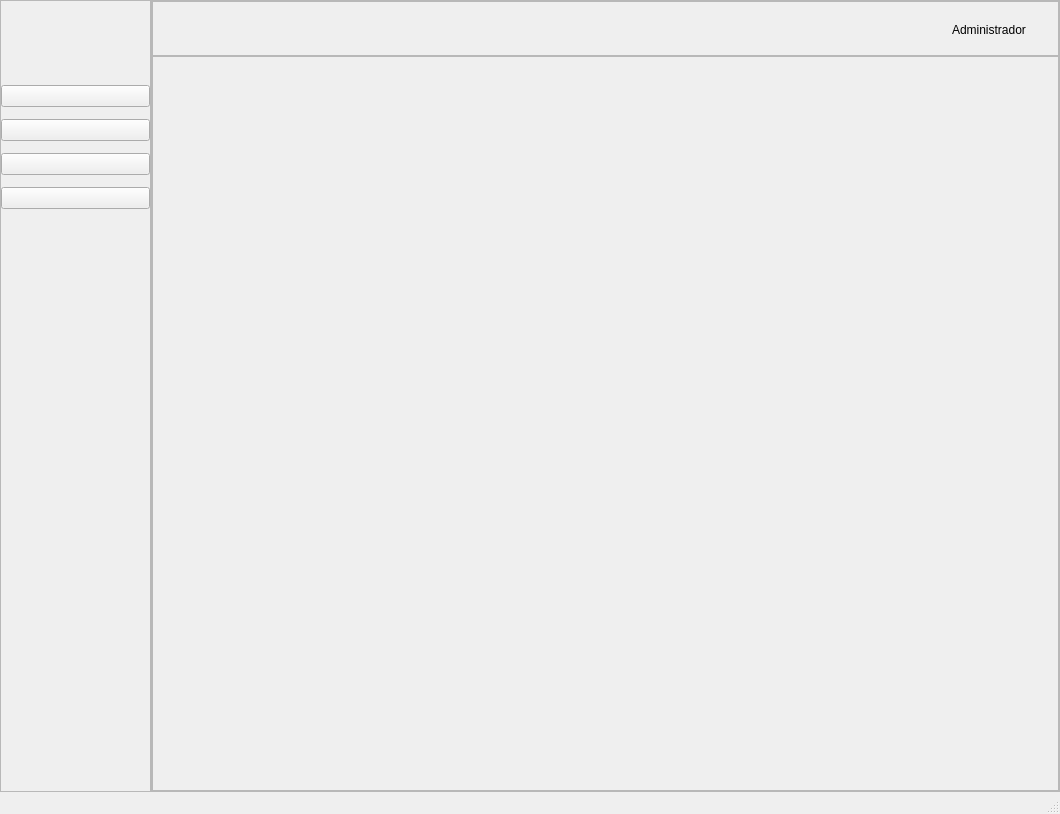
<?xml version="1.0" encoding="UTF-8"?>
<ui version="4.0">
 <class>MainWindow</class>
 <widget class="QMainWindow" name="MainWindow">
  <property name="geometry">
   <rect>
    <x>0</x>
    <y>0</y>
    <width>1060</width>
    <height>814</height>
   </rect>
  </property>
  <property name="sizePolicy">
   <sizepolicy hsizetype="Preferred" vsizetype="Preferred">
    <horstretch>0</horstretch>
    <verstretch>0</verstretch>
   </sizepolicy>
  </property>
  <property name="maximumSize">
   <size>
    <width>16777215</width>
    <height>16777215</height>
   </size>
  </property>
  <property name="windowTitle">
   <string>MainWindow</string>
  </property>
  <property name="styleSheet">
   <string notr="true"/>
  </property>
  <widget class="QWidget" name="centralwidget">
   <property name="layoutDirection">
    <enum>Qt::LayoutDirection::LeftToRight</enum>
   </property>
   <layout class="QHBoxLayout" name="horizontalLayout" stretch="1,6">
    <property name="spacing">
     <number>0</number>
    </property>
    <property name="leftMargin">
     <number>0</number>
    </property>
    <property name="topMargin">
     <number>0</number>
    </property>
    <property name="rightMargin">
     <number>0</number>
    </property>
    <property name="bottomMargin">
     <number>0</number>
    </property>
    <item>
     <widget class="QFrame" name="sidebarFrame">
      <property name="styleSheet">
       <string notr="true"/>
      </property>
      <property name="frameShape">
       <enum>QFrame::Shape::StyledPanel</enum>
      </property>
      <property name="frameShadow">
       <enum>QFrame::Shadow::Raised</enum>
      </property>
      <property name="lineWidth">
       <number>0</number>
      </property>
      <property name="class" stdset="0">
       <string notr="true">side-bar</string>
      </property>
      <layout class="QVBoxLayout" name="verticalLayout_2">
       <property name="spacing">
        <number>12</number>
       </property>
       <property name="sizeConstraint">
        <enum>QLayout::SizeConstraint::SetDefaultConstraint</enum>
       </property>
       <property name="leftMargin">
        <number>0</number>
       </property>
       <property name="topMargin">
        <number>12</number>
       </property>
       <property name="rightMargin">
        <number>0</number>
       </property>
       <property name="bottomMargin">
        <number>12</number>
       </property>
       <item>
        <widget class="AspectRatioImageLabel" name="logoLabel">
         <property name="sizePolicy">
          <sizepolicy hsizetype="Ignored" vsizetype="Fixed">
           <horstretch>0</horstretch>
           <verstretch>0</verstretch>
          </sizepolicy>
         </property>
         <property name="minimumSize">
          <size>
           <width>0</width>
           <height>60</height>
          </size>
         </property>
         <property name="maximumSize">
          <size>
           <width>16777215</width>
           <height>60</height>
          </size>
         </property>
         <property name="text">
          <string/>
         </property>
         <property name="alignment">
          <set>Qt::AlignmentFlag::AlignCenter</set>
         </property>
         <property name="sourcePath" stdset="0">
          <string notr="true">:/resources/images/images/logo-seminuevos.jpeg</string>
         </property>
        </widget>
       </item>
       <item>
        <widget class="SidebarMenuItem" name="inventoryItem">
         <property name="title" stdset="0">
          <string>Inventario</string>
         </property>
         <property name="leadingIcon" stdset="0">
          <string notr="true">:/icons/car.png</string>
         </property>
        </widget>
       </item>
       <item>
        <widget class="SidebarMenuItem" name="commercialItem">
         <property name="title" stdset="0">
          <string>Comercial</string>
         </property>
         <property name="leadingIcon" stdset="0">
          <string notr="true">:/icons/dollar.png</string>
         </property>
        </widget>
       </item>
       <item>
        <widget class="SidebarMenuItem" name="financeItem">
         <property name="title" stdset="0">
          <string>Finanzas</string>
         </property>
         <property name="leadingIcon" stdset="0">
          <string notr="true">:/icons/bank.png</string>
         </property>
        </widget>
       </item>
       <item>
        <widget class="SidebarMenuItem" name="reportItem">
         <property name="title" stdset="0">
          <string>Reportes</string>
         </property>
         <property name="leadingIcon" stdset="0">
          <string notr="true">:/icons/bar-chart.png</string>
         </property>
        </widget>
       </item>
       <item>
        <spacer name="verticalSpacer">
         <property name="orientation">
          <enum>Qt::Orientation::Vertical</enum>
         </property>
         <property name="sizeType">
          <enum>QSizePolicy::Policy::Expanding</enum>
         </property>
         <property name="sizeHint" stdset="0">
          <size>
           <width>20</width>
           <height>390</height>
          </size>
         </property>
        </spacer>
       </item>
      </layout>
     </widget>
    </item>
    <item>
     <widget class="QFrame" name="rightContentFrame">
      <property name="frameShape">
       <enum>QFrame::Shape::StyledPanel</enum>
      </property>
      <property name="frameShadow">
       <enum>QFrame::Shadow::Raised</enum>
      </property>
      <property name="class" stdset="0">
       <string notr="true">right-content</string>
      </property>
      <layout class="QVBoxLayout" name="verticalLayout" stretch="1,15">
       <property name="spacing">
        <number>0</number>
       </property>
       <property name="leftMargin">
        <number>0</number>
       </property>
       <property name="topMargin">
        <number>0</number>
       </property>
       <property name="rightMargin">
        <number>0</number>
       </property>
       <property name="bottomMargin">
        <number>0</number>
       </property>
       <item>
        <widget class="QFrame" name="topBarFrame">
         <property name="frameShape">
          <enum>QFrame::Shape::StyledPanel</enum>
         </property>
         <property name="frameShadow">
          <enum>QFrame::Shadow::Raised</enum>
         </property>
         <property name="class" stdset="0">
          <string notr="true">top-bar</string>
         </property>
         <layout class="QHBoxLayout" name="horizontalLayout_4" stretch="0,0,0">
          <property name="spacing">
           <number>10</number>
          </property>
          <property name="sizeConstraint">
           <enum>QLayout::SizeConstraint::SetDefaultConstraint</enum>
          </property>
          <property name="topMargin">
           <number>12</number>
          </property>
          <property name="rightMargin">
           <number>32</number>
          </property>
          <item>
           <spacer name="horizontalSpacer_5">
            <property name="orientation">
             <enum>Qt::Orientation::Horizontal</enum>
            </property>
            <property name="sizeHint" stdset="0">
             <size>
              <width>638</width>
              <height>20</height>
             </size>
            </property>
           </spacer>
          </item>
          <item>
           <widget class="QLabel" name="avatarLabel">
            <property name="minimumSize">
             <size>
              <width>32</width>
              <height>32</height>
             </size>
            </property>
            <property name="maximumSize">
             <size>
              <width>32</width>
              <height>32</height>
             </size>
            </property>
            <property name="text">
             <string/>
            </property>
            <property name="pixmap">
             <pixmap resource="../../resources/Resources.qrc">:/icons/avatar.png</pixmap>
            </property>
           </widget>
          </item>
          <item>
           <widget class="QLabel" name="userRoleLabel">
            <property name="text">
             <string>Administrador</string>
            </property>
           </widget>
          </item>
         </layout>
        </widget>
       </item>
       <item>
        <widget class="QFrame" name="inventarioFrame">
         <property name="styleSheet">
          <string notr="true"/>
         </property>
         <property name="frameShape">
          <enum>QFrame::Shape::StyledPanel</enum>
         </property>
         <property name="frameShadow">
          <enum>QFrame::Shadow::Raised</enum>
         </property>
         <property name="lineWidth">
          <number>0</number>
         </property>
         <property name="class" stdset="0">
          <string notr="true">main-content</string>
         </property>
         <layout class="QVBoxLayout" name="verticalLayout_3">
          <property name="spacing">
           <number>0</number>
          </property>
          <property name="leftMargin">
           <number>0</number>
          </property>
          <property name="topMargin">
           <number>0</number>
          </property>
          <property name="rightMargin">
           <number>0</number>
          </property>
          <property name="bottomMargin">
           <number>0</number>
          </property>
          <item>
           <widget class="QStackedWidget" name="mainContentStack">
            <property name="currentIndex">
             <number>0</number>
            </property>
            <widget class="InventoryView" name="inventoryPage"/>
           </widget>
          </item>
         </layout>
        </widget>
       </item>
      </layout>
     </widget>
    </item>
   </layout>
  </widget>
  <widget class="QMenuBar" name="menubar">
   <property name="geometry">
    <rect>
     <x>0</x>
     <y>0</y>
     <width>1060</width>
     <height>17</height>
    </rect>
   </property>
  </widget>
  <widget class="QStatusBar" name="statusbar"/>
 </widget>
 <customwidgets>
  <customwidget>
   <class>InventoryView</class>
   <extends>QWidget</extends>
   <header>presentation/views/inventory/inventoryview.h</header>
  </customwidget>
  <customwidget>
   <class>AspectRatioImageLabel</class>
   <extends>QLabel</extends>
   <header>presentation/views/components/aspectratioimagelabel.h</header>
  </customwidget>
  <customwidget>
   <class>SidebarMenuItem</class>
   <extends>QPushButton</extends>
   <header>presentation/views/components/sidebarmenuitem.h</header>
  </customwidget>
 </customwidgets>
 <tabstops>
  <tabstop>inventoryItem</tabstop>
  <tabstop>commercialItem</tabstop>
  <tabstop>financeItem</tabstop>
  <tabstop>reportItem</tabstop>
 </tabstops>
 <resources>
  <include location="../../resources/Resources.qrc"/>
 </resources>
 <connections/>
</ui>
